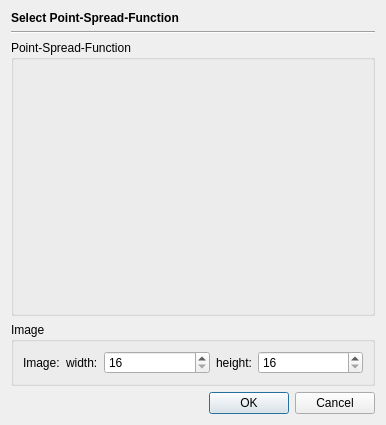
<?xml version="1.0" encoding="UTF-8"?>
<ui version="4.0">
 <class>PSFDialog</class>
 <widget class="QDialog" name="PSFDialog">
  <property name="geometry">
   <rect>
    <x>0</x>
    <y>0</y>
    <width>386</width>
    <height>425</height>
   </rect>
  </property>
  <property name="windowTitle">
   <string>Dialog</string>
  </property>
  <layout class="QGridLayout" name="gridLayout">
   <item row="0" column="0">
    <widget class="QLabel" name="label">
     <property name="font">
      <font>
       <bold>true</bold>
      </font>
     </property>
     <property name="text">
      <string>Select Point-Spread-Function</string>
     </property>
    </widget>
   </item>
   <item row="1" column="0">
    <widget class="Line" name="line">
     <property name="orientation">
      <enum>Qt::Orientation::Horizontal</enum>
     </property>
    </widget>
   </item>
   <item row="5" column="0">
    <widget class="QDialogButtonBox" name="buttonBox">
     <property name="orientation">
      <enum>Qt::Orientation::Horizontal</enum>
     </property>
     <property name="standardButtons">
      <set>QDialogButtonBox::StandardButton::Cancel|QDialogButtonBox::StandardButton::Ok</set>
     </property>
    </widget>
   </item>
   <item row="2" column="0">
    <widget class="QGroupBox" name="groupBox">
     <property name="sizePolicy">
      <sizepolicy hsizetype="Preferred" vsizetype="Preferred">
       <horstretch>0</horstretch>
       <verstretch>1</verstretch>
      </sizepolicy>
     </property>
     <property name="title">
      <string>Point-Spread-Function</string>
     </property>
     <layout class="QVBoxLayout" name="verticalLayout">
      <property name="leftMargin">
       <number>0</number>
      </property>
      <property name="topMargin">
       <number>0</number>
      </property>
      <property name="rightMargin">
       <number>0</number>
      </property>
      <property name="bottomMargin">
       <number>0</number>
      </property>
      <item>
       <widget class="PSFWidget" name="psfWidget" native="true"/>
      </item>
     </layout>
    </widget>
   </item>
   <item row="3" column="0">
    <widget class="QGroupBox" name="groupBox_1">
     <property name="title">
      <string>Image</string>
     </property>
     <layout class="QGridLayout" name="gridLayout_2">
      <item row="1" column="1">
       <widget class="QLabel" name="label_5">
        <property name="text">
         <string>width:</string>
        </property>
       </widget>
      </item>
      <item row="1" column="3">
       <widget class="QLabel" name="label_6">
        <property name="text">
         <string>height:</string>
        </property>
       </widget>
      </item>
      <item row="1" column="0">
       <widget class="QLabel" name="label_4">
        <property name="text">
         <string>Image:</string>
        </property>
       </widget>
      </item>
      <item row="1" column="4">
       <widget class="QSpinBox" name="imgHeightBox">
        <property name="sizePolicy">
         <sizepolicy hsizetype="Minimum" vsizetype="Fixed">
          <horstretch>1</horstretch>
          <verstretch>0</verstretch>
         </sizepolicy>
        </property>
        <property name="minimum">
         <number>16</number>
        </property>
        <property name="maximum">
         <number>99999</number>
        </property>
       </widget>
      </item>
      <item row="1" column="2">
       <widget class="QSpinBox" name="imgWidthBox">
        <property name="sizePolicy">
         <sizepolicy hsizetype="Minimum" vsizetype="Fixed">
          <horstretch>1</horstretch>
          <verstretch>0</verstretch>
         </sizepolicy>
        </property>
        <property name="minimum">
         <number>16</number>
        </property>
        <property name="maximum">
         <number>99999</number>
        </property>
       </widget>
      </item>
     </layout>
    </widget>
   </item>
  </layout>
 </widget>
 <customwidgets>
  <customwidget>
   <class>PSFWidget</class>
   <extends>QWidget</extends>
   <header>widgets/psfwidget.h</header>
   <container>1</container>
  </customwidget>
 </customwidgets>
 <tabstops>
  <tabstop>imgWidthBox</tabstop>
  <tabstop>imgHeightBox</tabstop>
 </tabstops>
 <resources/>
 <connections>
  <connection>
   <sender>buttonBox</sender>
   <signal>accepted()</signal>
   <receiver>PSFDialog</receiver>
   <slot>accept()</slot>
   <hints>
    <hint type="sourcelabel">
     <x>248</x>
     <y>254</y>
    </hint>
    <hint type="destinationlabel">
     <x>157</x>
     <y>274</y>
    </hint>
   </hints>
  </connection>
  <connection>
   <sender>buttonBox</sender>
   <signal>rejected()</signal>
   <receiver>PSFDialog</receiver>
   <slot>reject()</slot>
   <hints>
    <hint type="sourcelabel">
     <x>316</x>
     <y>260</y>
    </hint>
    <hint type="destinationlabel">
     <x>286</x>
     <y>274</y>
    </hint>
   </hints>
  </connection>
 </connections>
</ui>
